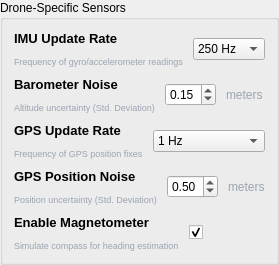
                                <widget class="QGroupBox" name="groupSensors">
                                    <property name="title">
                                        <string>Drone-Specific Sensors</string>
                                    </property>
                                    <layout class="QVBoxLayout" name="sensorsLayout">
                                        <property name="spacing">
                                            <number>10</number>
                                        </property>

                                        <item>
                                            <layout class="QHBoxLayout" name="h_ImuRate">
                                                <item>
                                                    <layout class="QVBoxLayout" name="v_labels_imurate">
                                                        <item>
                                                            <widget class="QLabel" name="label_ImuRate">
                                                                <property name="font">
                                                                    <font>
                                                                        <pointsize>10</pointsize>
                                                                        <bold>true</bold>
                                                                    </font>
                                                                </property>
                                                                <property name="text">
                                                                    <string>IMU Update Rate</string>
                                                                </property>
                                                            </widget>
                                                        </item>
                                                        <item>
                                                            <widget class="QLabel" name="desc_ImuRate">
                                                                <property name="styleSheet">
                                                                    <string>color: #9aa4b2;
                                                                        font-size: 9px;</string>
                                                                </property>
                                                                <property name="text">
                                                                    <string>Frequency of gyro/accelerometer readings</string>
                                                                </property>
                                                            </widget>
                                                        </item>
                                                    </layout>
                                                </item>
                                                <item>
                                                    <widget class="QComboBox" name="comboBoxImuRate">
                                                        <property name="minimumWidth">
                                                            <number>150</number>
                                                        </property>
                                                        <item>
                                                            <property name="text">
                                                                <string>250 Hz</string>
                                                            </property>
                                                        </item>
                                                        <item>
                                                            <property name="text">
                                                                <string>500 Hz</string>
                                                            </property>
                                                        </item>
                                                        <item>
                                                            <property name="text">
                                                                <string>1 kHz</string>
                                                            </property>
                                                        </item>
                                                        <item>
                                                            <property name="text">
                                                                <string>2 kHz</string>
                                                            </property>
                                                        </item>
                                                    </widget>
                                                </item>
                                            </layout>
                                        </item>

                                        <item>
                                            <layout class="QHBoxLayout" name="h_BaroNoise">
                                                <item>
                                                    <layout class="QVBoxLayout" name="v_labels_baronoise">
                                                        <item>
                                                            <widget class="QLabel" name="label_BaroNoise">
                                                                <property name="font">
                                                                    <font>
                                                                        <pointsize>10</pointsize>
                                                                        <bold>true</bold>
                                                                    </font>
                                                                </property>
                                                                <property name="text">
                                                                    <string>Barometer Noise</string>
                                                                </property>
                                                            </widget>
                                                        </item>
                                                        <item>
                                                            <widget class="QLabel" name="desc_BaroNoise">
                                                                <property name="styleSheet">
                                                                    <string>color: #9aa4b2;
                                                                        font-size: 9px;</string>
                                                                </property>
                                                                <property name="text">
                                                                    <string>Altitude uncertainty (Std. Deviation)</string>
                                                                </property>
                                                            </widget>
                                                        </item>
                                                    </layout>
                                                </item>
                                                <item>
                                                    <layout class="QHBoxLayout" name="h_baronoise_controls">
                                                        <item>
                                                            <widget class="QDoubleSpinBox" name="spinBaroNoise">
                                                                <property name="decimals">
                                                                    <number>2</number>
                                                                </property>
                                                                <property name="minimum">
                                                                    <double>0.01</double>
                                                                </property>
                                                                <property name="maximum">
                                                                    <double>2.00</double>
                                                                </property>
                                                                <property name="singleStep">
                                                                    <double>0.01</double>
                                                                </property>
                                                                <property name="value">
                                                                    <double>0.15</double>
                                                                </property>
                                                            </widget>
                                                        </item>
                                                        <item>
                                                            <widget class="QLabel" name="label_meters2">
                                                                <property name="styleSheet">
                                                                    <string>color: #9aa4b2;</string>
                                                                </property>
                                                                <property name="text">
                                                                    <string>meters</string>
                                                                </property>
                                                            </widget>
                                                        </item>
                                                    </layout>
                                                </item>
                                            </layout>
                                        </item>

                                        <item>
                                            <layout class="QHBoxLayout" name="h_GpsRate">
                                                <item>
                                                    <layout class="QVBoxLayout" name="v_labels_gpsrate">
                                                        <item>
                                                            <widget class="QLabel" name="label_GpsRate">
                                                                <property name="font">
                                                                    <font>
                                                                        <pointsize>10</pointsize>
                                                                        <bold>true</bold>
                                                                    </font>
                                                                </property>
                                                                <property name="text">
                                                                    <string>GPS Update Rate</string>
                                                                </property>
                                                            </widget>
                                                        </item>
                                                        <item>
                                                            <widget class="QLabel" name="desc_GpsRate">
                                                                <property name="styleSheet">
                                                                    <string>color: #9aa4b2;
                                                                        font-size: 9px;</string>
                                                                </property>
                                                                <property name="text">
                                                                    <string>Frequency of GPS position fixes</string>
                                                                </property>
                                                            </widget>
                                                        </item>
                                                    </layout>
                                                </item>
                                                <item>
                                                    <widget class="QComboBox" name="comboBoxGpsRate">
                                                        <property name="minimumWidth">
                                                            <number>150</number>
                                                        </property>
                                                        <item>
                                                            <property name="text">
                                                                <string>1 Hz</string>
                                                            </property>
                                                        </item>
                                                        <item>
                                                            <property name="text">
                                                                <string>5 Hz</string>
                                                            </property>
                                                        </item>
                                                        <item>
                                                            <property name="text">
                                                                <string>10 Hz</string>
                                                            </property>
                                                        </item>
                                                    </widget>
                                                </item>
                                            </layout>
                                        </item>

                                        <item>
                                            <layout class="QHBoxLayout" name="h_GpsNoise">
                                                <item>
                                                    <layout class="QVBoxLayout" name="v_labels_gpsnoise">
                                                        <item>
                                                            <widget class="QLabel" name="label_GpsNoise">
                                                                <property name="font">
                                                                    <font>
                                                                        <pointsize>10</pointsize>
                                                                        <bold>true</bold>
                                                                    </font>
                                                                </property>
                                                                <property name="text">
                                                                    <string>GPS Position Noise</string>
                                                                </property>
                                                            </widget>
                                                        </item>
                                                        <item>
                                                            <widget class="QLabel" name="desc_GpsNoise">
                                                                <property name="styleSheet">
                                                                    <string>color: #9aa4b2;
                                                                        font-size: 9px;</string>
                                                                </property>
                                                                <property name="text">
                                                                    <string>Position uncertainty (Std. Deviation)</string>
                                                                </property>
                                                            </widget>
                                                        </item>
                                                    </layout>
                                                </item>
                                                <item>
                                                    <layout class="QHBoxLayout" name="h_gpsnoise_controls">
                                                        <item>
                                                            <widget class="QDoubleSpinBox" name="spinGpsNoise">
                                                                <property name="decimals">
                                                                    <number>2</number>
                                                                </property>
                                                                <property name="minimum">
                                                                    <double>0.10</double>
                                                                </property>
                                                                <property name="maximum">
                                                                    <double>5.00</double>
                                                                </property>
                                                                <property name="singleStep">
                                                                    <double>0.10</double>
                                                                </property>
                                                                <property name="value">
                                                                    <double>0.50</double>
                                                                </property>
                                                            </widget>
                                                        </item>
                                                        <item>
                                                            <widget class="QLabel" name="label_meters3">
                                                                <property name="styleSheet">
                                                                    <string>color: #9aa4b2;</string>
                                                                </property>
                                                                <property name="text">
                                                                    <string>meters</string>
                                                                </property>
                                                            </widget>
                                                        </item>
                                                    </layout>
                                                </item>
                                            </layout>
                                        </item>

                                        <item>
                                            <layout class="QHBoxLayout" name="h_EnableMagnetometer">
                                                <item>
                                                    <layout class="QVBoxLayout" name="v_labels_magnetometer">
                                                        <item>
                                                            <widget class="QLabel" name="label_EnableMagnetometer">
                                                                <property name="font">
                                                                    <font>
                                                                        <pointsize>10</pointsize>
                                                                        <bold>true</bold>
                                                                    </font>
                                                                </property>
                                                                <property name="text">
                                                                    <string>Enable Magnetometer</string>
                                                                </property>
                                                            </widget>
                                                        </item>
                                                        <item>
                                                            <widget class="QLabel" name="desc_EnableMagnetometer">
                                                                <property name="styleSheet">
                                                                    <string>color: #9aa4b2;
                                                                        font-size: 9px;</string>
                                                                </property>
                                                                <property name="text">
                                                                    <string>Simulate compass for heading estimation</string>
                                                                </property>
                                                            </widget>
                                                        </item>
                                                    </layout>
                                                </item>
                                                <item>
                                                    <widget class="QCheckBox" name="checkBoxEnableMagnetometer">
                                                        <property name="text">
                                                            <string/>
                                                        </property>
                                                        <property name="checked">
                                                            <bool>true</bool>
                                                        </property>
                                                    </widget>
                                                </item>
                                            </layout>
                                        </item>
                                    </layout>
                                </widget>
